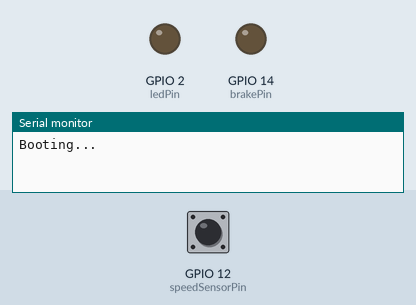
Recording of a program running on a simulated ESP8266 (NodeMCU). Parts: output pins drawn as LEDs (lit = HIGH), the last lines printed to the serial monitor. The inputs (shaded band) are chosen by the test bench; at power-on: GPIO 12 (speedSensorPin) HIGH. WiFi joins after 1.5 s; servers stay silent unless stated.

Above: at 0.1 s.
At 2.7 s:
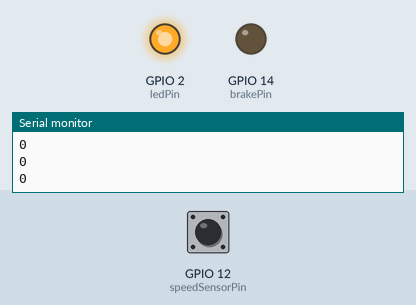
2.8 s: GPIO 12 (speedSensorPin) pulsed LOW 2 times (0.12 s each, 0.3 s apart)
At 3.3 s:
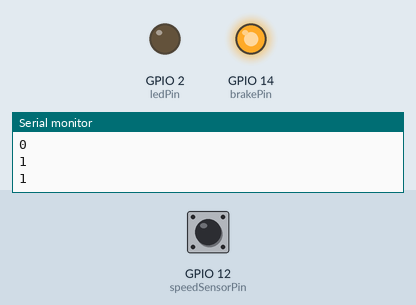
Timing chart, 0 to 5.8 s (numbered marks = the images above; inputs shaded):
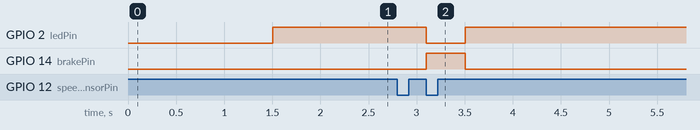

The program:

main.cpp
```cpp
#include <Arduino.h>

#define WORKSHOP_OTA // comment out this line when deployed to world, or else device searching for wifi network will bootloop.

#ifdef WORKSHOP_OTA
#include <ESP8266WiFi.h>
#include <ESP8266mDNS.h>
#include <WiFiUdp.h>
#include <ArduinoOTA.h>

const char *ssid = "deathpedals";
const char *password = "";
#endif

// pin numbers and moar
int ledPin = 2;          // onboard LED
int speedSensorPin = 12; // pin D6
int brakePin = 14;       // pin D5
int testPin = 13;        // pin D7
unsigned long previousMillis = 0;
unsigned long deltaTimeMillis;
bool triggerState = 0;

#ifdef WORKSHOP_OTA
// To make Arduino software autodetect OTA device
WiFiServer TelnetServer(8266);
#endif

void IRAM_ATTR speedSensorHandler()
{
  // delay(1); // cheap effective debouncing control? NOPE!
  // Serial.println("Here goes the Handler!");

  unsigned long currentMillis = millis();

  if (currentMillis - previousMillis <= deltaTimeMillis)
  {
    digitalWrite(brakePin, HIGH); // brake is activated on controller by grounding brake signal "active low"
    digitalWrite(ledPin, LOW);   // indication, illuminates
    // Serial.println("Brake Trigger!");
    triggerState = 1; // useful bool
  }
  else
  {
    digitalWrite(brakePin, LOW); // turn off brake
    digitalWrite(ledPin, HIGH);   // turn off LED
    // Serial.println("No trigger..");
    triggerState = 0;
  }

  // save the last time the speedSensor triggered.
  previousMillis = currentMillis;
}

void setup()
{
#ifdef WORKSHOP_OTA
  // To make Arduino software autodetect OTA device
  TelnetServer.begin();
#endif

  Serial.begin(115200);
  Serial.println("Booting...");
#ifdef WORKSHOP_OTA
  WiFi.mode(WIFI_STA);
  WiFi.begin(ssid, password);
  while (WiFi.waitForConnectResult() != WL_CONNECTED)
  {
    Serial.println("Connection Failed! Rebooting...");
    delay(5000);
    ESP.restart();
  }
  // Port defaults to 8266
  // ArduinoOTA.setPort(8266);
  // Hostname defaults to esp8266-[ChipID]
  ArduinoOTA.setHostname("esp-wheelspeed");
  // No authentication by default
  // ArduinoOTA.setPassword((const char *)"xxxxx");

  ArduinoOTA.onStart([]()
                     { Serial.println("OTA Start"); });
  ArduinoOTA.onEnd([]()
                   {
    Serial.println("OTA End");
    Serial.println("Rebooting..."); });
  ArduinoOTA.onProgress([](unsigned int progress, unsigned int total)
                        { Serial.printf("Progress: %u%%\r\n", (progress / (total / 100))); });
  ArduinoOTA.onError([](ota_error_t error)
                     {
    Serial.printf("Error[%u]: ", error);
    if (error == OTA_AUTH_ERROR) Serial.println("Auth Failed");
    else if (error == OTA_BEGIN_ERROR) Serial.println("Begin Failed");
    else if (error == OTA_CONNECT_ERROR) Serial.println("Connect Failed");
    else if (error == OTA_RECEIVE_ERROR) Serial.println("Receive Failed");
    else if (error == OTA_END_ERROR) Serial.println("End Failed"); });
  ArduinoOTA.begin();
  Serial.println("Ready");
  Serial.print("IP address: ");
  Serial.println(WiFi.localIP());
#endif

  // set LED pin as output
  pinMode(ledPin, OUTPUT);
  digitalWrite(ledPin, HIGH);

  // set speed sensor pin as input
  pinMode(speedSensorPin, INPUT_PULLUP);
  attachInterrupt(digitalPinToInterrupt(speedSensorPin), speedSensorHandler, FALLING);

  // set brake pin as output
  pinMode(brakePin, OUTPUT);
  digitalWrite(brakePin, LOW); // initial setting

  // set testing pin as low output
  //pinMode(testPin, OUTPUT);
  //digitalWrite(testPin, LOW);

  // wheel diameter in meters
  float wheelDiameter = 0.725;

  // circumerence = pi * D.
  float wheelCircumference = (PI * wheelDiameter);

  // legal speed limit 25kph in meters per second
  float speedLimit = 6.94444;

  // wheel rotation time deltaTime = distance / speed
  float deltaTime = wheelCircumference / speedLimit * 1000.0;

  deltaTimeMillis = deltaTime + 1.0;

  Serial.print("deltaTimeMillis = ");
  Serial.println(deltaTimeMillis);
}

void loop()
{
#ifdef WORKSHOP_OTA
  ArduinoOTA.handle();
  delay(100);
  Serial.println(triggerState);
#endif
  // turn off trigger state if no signal being triggered, just in case.
  if (millis() - previousMillis >= deltaTimeMillis)
  {
    triggerState = 0;
    digitalWrite(ledPin, HIGH);
    digitalWrite(brakePin, LOW);
  }
}
```

Measured:
- after the input at 2.8 s, GPIO 2 (ledPin): HIGH → LOW after 0.30 s, → HIGH 0.41 s later; GPIO 14 (brakePin): LOW → HIGH after 0.30 s, → LOW 0.41 s later
